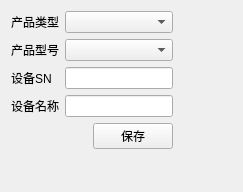
<?xml version="1.0" encoding="UTF-8"?>
<ui version="4.0">
 <class>SysCfg</class>
 <widget class="QWidget" name="SysCfg">
  <property name="geometry">
   <rect>
    <x>0</x>
    <y>0</y>
    <width>243</width>
    <height>192</height>
   </rect>
  </property>
  <property name="windowTitle">
   <string>Form</string>
  </property>
  <layout class="QVBoxLayout" name="verticalLayout_2">
   <item>
    <layout class="QHBoxLayout" name="horizontalLayout_2">
     <item>
      <layout class="QVBoxLayout" name="verticalLayout">
       <item>
        <layout class="QGridLayout" name="gridLayout">
         <item row="2" column="1">
          <widget class="QLineEdit" name="le_sn"/>
         </item>
         <item row="2" column="0">
          <widget class="QLabel" name="lb_SN">
           <property name="enabled">
            <bool>true</bool>
           </property>
           <property name="text">
            <string>设备SN</string>
           </property>
          </widget>
         </item>
         <item row="1" column="1">
          <widget class="QComboBox" name="cb_mode"/>
         </item>
         <item row="1" column="0">
          <widget class="QLabel" name="lb_model">
           <property name="text">
            <string>产品型号</string>
           </property>
          </widget>
         </item>
         <item row="0" column="0">
          <widget class="QLabel" name="lb_type">
           <property name="text">
            <string>产品类型</string>
           </property>
          </widget>
         </item>
         <item row="0" column="1">
          <widget class="QComboBox" name="cb_type"/>
         </item>
         <item row="3" column="0">
          <widget class="QLabel" name="lb_name">
           <property name="text">
            <string>设备名称</string>
           </property>
          </widget>
         </item>
         <item row="3" column="1">
          <widget class="QLineEdit" name="le_name"/>
         </item>
        </layout>
       </item>
       <item>
        <layout class="QHBoxLayout" name="horizontalLayout">
         <item>
          <spacer name="horizontalSpacer">
           <property name="orientation">
            <enum>Qt::Horizontal</enum>
           </property>
           <property name="sizeHint" stdset="0">
            <size>
             <width>40</width>
             <height>20</height>
            </size>
           </property>
          </spacer>
         </item>
         <item>
          <widget class="QPushButton" name="pushButton">
           <property name="text">
            <string>保存</string>
           </property>
          </widget>
         </item>
        </layout>
       </item>
      </layout>
     </item>
     <item>
      <spacer name="horizontalSpacer_2">
       <property name="orientation">
        <enum>Qt::Horizontal</enum>
       </property>
       <property name="sizeHint" stdset="0">
        <size>
         <width>40</width>
         <height>20</height>
        </size>
       </property>
      </spacer>
     </item>
    </layout>
   </item>
   <item>
    <spacer name="verticalSpacer">
     <property name="orientation">
      <enum>Qt::Vertical</enum>
     </property>
     <property name="sizeHint" stdset="0">
      <size>
       <width>20</width>
       <height>25</height>
      </size>
     </property>
    </spacer>
   </item>
  </layout>
 </widget>
 <resources/>
 <connections/>
</ui>
